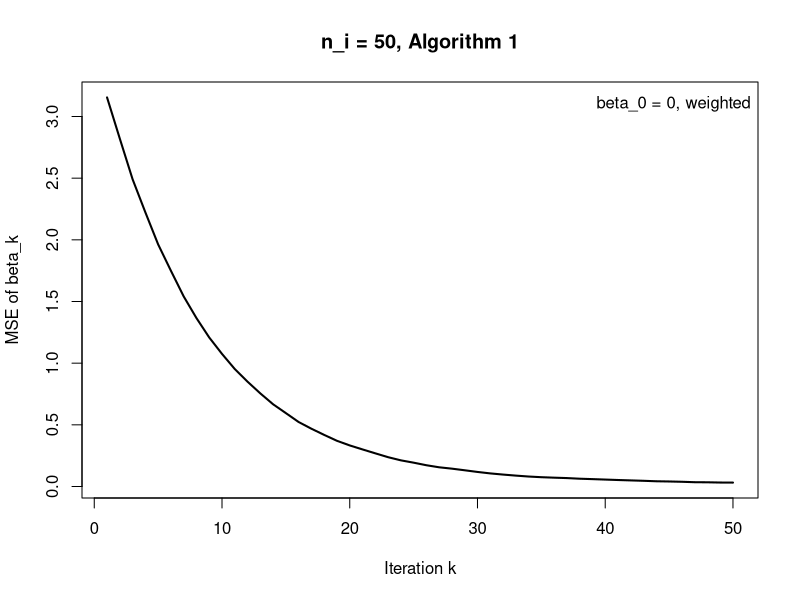
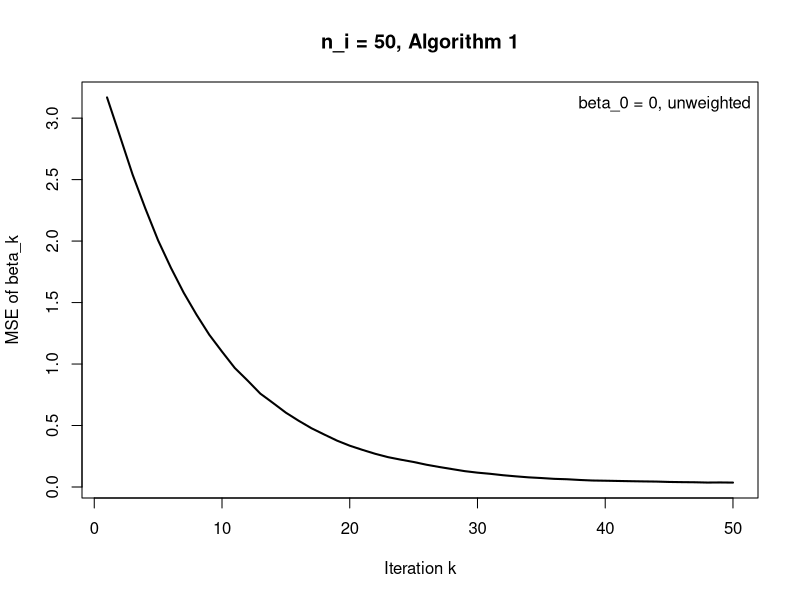
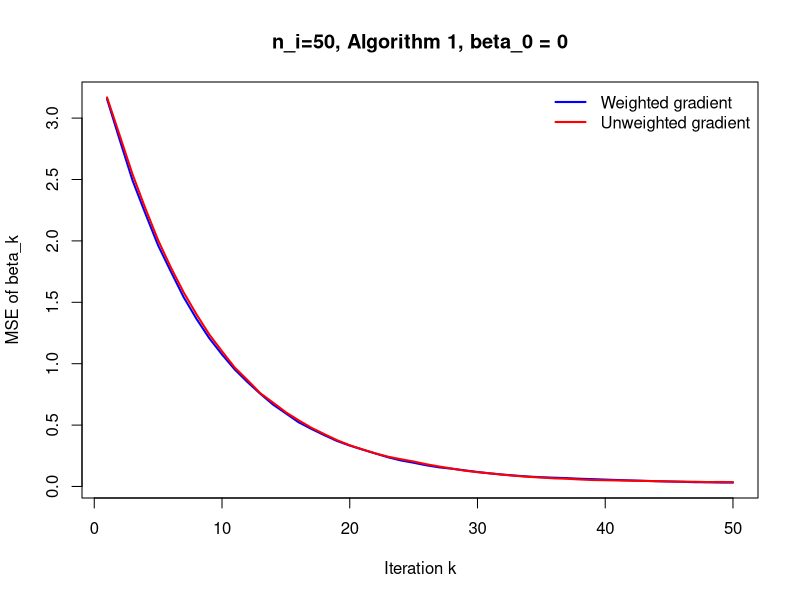

Recreate these plots in R, in order. (Note: a time limit stopped this script after it produced the figures.)
## ---- chunk 1
knitr::opts_chunk$set(echo = TRUE)
## ---- chunk 2
library(dplyr)
## ---- chunk 3
set.seed(1028)

# Define the number of simulation
num_sim <- 100
## ---- chunk 4
# Generate the Poisson data: the design matrix X and counts y
generate_data <- function(N,beta_true,sigma_c){
  
  # p dimension of the parameters 
  p = length(beta_true)
  
  # Generate the covariate matrix
  C <- matrix(rnorm(N*(p-1),mean = 0, sd = sigma_c), nrow = N, ncol = p-1)
  
  # Add the intercept to get the design matrix X
  X <- cbind(1,C)
  
  # Find the linear predictor
  linear_predictor <- as.numeric(X %*% beta_true)
  
  # Find the mean (lambda)
  lambda_value <- exp(linear_predictor)
  
  # Generate the counts y
  y <- rpois(N, lambda = lambda_value)
  
  return(list(X=X,y=y))
}
## ---- chunk 5
# Find the gradient of rho for a single point (one data point in a client)
gradient_rho_single <- function(x_ij,y_ij,beta){
  lambda_ij <- exp(sum(x_ij*beta))
  g <- x_ij*(lambda_ij - y_ij)
  return(as.numeric(g))
}
# Find its norm
gradient_rho_single_norm <- function(x_ij, y_ij, beta) {
  lambda_ij <- exp(sum(x_ij * beta))
  g <- x_ij * (lambda_ij - y_ij)
  return(sqrt(sum(g^2)))  # L2 norm
}

# Gradient Clipping
clipped_gradient <- function(g,B){
  norm_g <- sqrt(sum(g^2))
  if (norm_g > B){
    return(g*(B/norm_g))
  } else {
    return(g)
  }
}
## ---- chunk 6
# Split the pooled dataset into m clients with their corresponding sample size
split_client <- function(X,y,client_ni){
  # client_ni is a vector that include the local sample size for each client.
  # Assign the first n1 rows to client 1; 
  # then the n1+1 to n1+n2 th row to client 2,...,until client m
  
  # Extract the starting row for each client
  starts <- c(1, head(cumsum(client_ni)+1,-1))
  
  # Extract the ending row for each client
  ends <- cumsum(client_ni)
  
  # Store all the clients into a list. 
  # For i=1,...,m, client i has its design matrix Xi and response yi
  client_list <- vector("list", length(client_ni))
  for (i in 1:length(client_ni)){
    client_list[[i]] <- list(X = X[starts[i]:ends[i], , drop = FALSE],
                             y = y[starts[i]:ends[i]])
  }
  
  return(client_list)
}
## ---- chunk 7
# Calculate the mse of beta_hat
mse_beta <- function(beta_hat, beta_true) {
  return(mean((beta_hat - beta_true)^2))
}
## ---- chunk 8
# Define the true parameters
beta_true <- c(1,2,-1,3)

# p dimension of the parameters 
p <- length(beta_true)

# Covariate matrix (used for generating the design matrix X)
sigma_c <- 0.2

# Privacy budget
mu <- 2
## ---- chunk 9
# K is the number of iterations
K <- 50

eta <- 0.5

# B will be defined as the 90th percentile of norms of the gradients
## ---- chunk 10
# Define \betaˆ{k+1} in Algorithm 1
update_beta_AG1 <- function(last_beta,eta,mu,client_Bi,K,client_list,client_ni){
  
  p = length(last_beta)
  m = length(client_list)
  
  
  # Define gradient matrix which is a m X p matrix
  private_gradient_matrix <- matrix(NA_real_, nrow = m, ncol = p)
  
  # Step 2 in Algorithm 1
  for (i in 1:m) {
    ni <- client_ni[i]
    # a.(i) Client i computes its gradients for the all the local data
    all_local_gradients_at_client_i <- matrix(NA_real_,nrow = ni, ncol = p)
    # Calculate the gradient for each data point in client i
    for (j in 1:ni){
      X_ij <- client_list[[i]]$X[j, ]
      y_ij <- client_list[[i]]$y[j]
      g_ij <- gradient_rho_single(X_ij, y_ij, last_beta)
      all_local_gradients_at_client_i[j, ] <- clipped_gradient(g_ij, client_Bi[i])
    }
    avg_gi = colMeans(all_local_gradients_at_client_i)
    
    sum_ni_square = sqrt(sum(client_ni^2))
  
    # a.(ii)Set the private scale
    mult_i <- 2*client_Bi[i]*sqrt(K)/(mu*sum_ni_square) 
    # Find noise_i for client i
    Zi <- rnorm(p)
    noise_i <- mult_i*Zi
    
    # a.(iii) Client i sends the privatized gradients
    private_gradient_matrix[i, ] <- avg_gi+noise_i
  }
  
    # b. Server takes the weighted average of all private gradient sent by each client
    weight_ni <- client_ni/sum(client_ni)
    g_tilde <- as.numeric(t(weight_ni) %*% private_gradient_matrix)
  
    # c. update beta
    new_beta <- last_beta - eta*g_tilde 
    return(as.numeric(new_beta))
}
## ---- chunk 11
# Define \betaˆ{k+1} in Algorithm 1
update_beta_AG1_not_weighted <- function(last_beta,eta,mu,client_Bi,K,client_list,client_ni){
  
  p = length(last_beta)
  m = length(client_list)
  
  
  # Define gradient matrix which is a m X p matrix
  private_gradient_matrix <- matrix(NA_real_, nrow = m, ncol = p)
  
  # Step 2 in Algorithm 1
  for (i in 1:m) {
    ni <- client_ni[i]
    # a.(i) Client i computes its gradients for the all the local data
    all_local_gradients_at_client_i <- matrix(NA_real_,nrow = ni, ncol = p)
    # Calculate the gradient for each data point in client i
    for (j in 1:ni){
      X_ij <- client_list[[i]]$X[j, ]
      y_ij <- client_list[[i]]$y[j]
      g_ij <- gradient_rho_single(X_ij, y_ij, last_beta)
      all_local_gradients_at_client_i[j, ] <- clipped_gradient(g_ij, client_Bi[i])
    }
    avg_gi = colMeans(all_local_gradients_at_client_i)
  
    # a.(ii)Set the private scale
    mult_i <- 2*client_Bi[i]*sqrt(K)/(mu*ni*sqrt(m)) 
    # Find noise_i for client i
    Zi <- rnorm(p)
    noise_i <- mult_i*Zi
    
    # a.(iii) Client i sends the privatized gradients
    private_gradient_matrix[i, ] <- avg_gi+noise_i
  }
  
    # b. Server takes the average of all private gradient sent by each client
    g_tilde <- colMeans(private_gradient_matrix)
  
    # c. update beta
    new_beta <- last_beta - eta*g_tilde 
    return(as.numeric(new_beta))
}
## ---- chunk 12
client_ni_11 <- c(50,50,50,50,50,50,50,50,50,50)
N11 <- sum(client_ni_11)
## ---- chunk 13
# Create an initial matrix to store all the simulation results
sim_results_mse_mat111 <- matrix(NA_real_,nrow = num_sim,ncol = K)

for (sim_i in 1:num_sim){
  # Set the initial value beta_0 as 0
  beta_0 <- rep(0,p)
  beta_path <- matrix(NA_real_,nrow = K+1, ncol = p)
  beta_path[1, ] <- beta_0
  mse_path <- rep(NA_real_,K+1)
  
  # Generate data and split them into m clients
  data_sim_i <- generate_data(N11, beta_true, sigma_c) 
  clients_sim_i <- split_client(data_sim_i$X, data_sim_i$y, client_ni_11)
  
  m = length(clients_sim_i)
  
  # Step 1 
  # 1.(i)Find Bi
  client_Bi <- rep(NA_real_,m)
  for (i in 1:m) {
    all_local_gradient_norm_at_client_i <- rep(NA_real_,client_ni_11[i])
    # Calculate the norm of each local gradient
    for (j in 1:client_ni_11[i]){
      X_ij <- clients_sim_i[[i]]$X[j, ]
      y_ij <- clients_sim_i[[i]]$y[j]
      g_norm_ij <- gradient_rho_single_norm(X_ij, y_ij, beta_0)
      all_local_gradient_norm_at_client_i[j] <- g_norm_ij
    }
    # Let B be the 90th percentile of the norms
    Bi <- as.numeric(quantile(all_local_gradient_norm_at_client_i, probs = 0.9))
    client_Bi[i] <- Bi
  }

  for (k in 1:K){
    beta_path[k+1, ] <- update_beta_AG1(as.numeric(beta_path[k,]),eta,
                                       mu,client_Bi,K,clients_sim_i,client_ni_11)
    mse_path[k+1] <- mse_beta(as.numeric(beta_path[k+1,]),beta_true)
  }
  
  # Store the results
  sim_results_mse_mat111[sim_i, ] <- mse_path[-1]
}
## ---- chunk 14
# Plot mse vs k
plot_mse_path <- colMeans(sim_results_mse_mat111)
plot(1:K, plot_mse_path, type = "l", lwd = 2,
     xlab = "Iteration k",
     ylab = "MSE of beta_k",
     main = "n_i = 50, Algorithm 1")
legend("topright", legend = c("beta_0 = 0, weighted"), bty = "n")
## ---- chunk 15
# Create an initial matrix to store all the simulation results
sim_results_mse_mat111_unweighted <- matrix(NA_real_,nrow = num_sim,ncol = K)

for (sim_i in 1:num_sim){
  # Set the initial value beta_0 as 0
  beta_0 <- rep(0,p)
  beta_path <- matrix(NA_real_,nrow = K+1, ncol = p)
  beta_path[1, ] <- beta_0
  mse_path <- rep(NA_real_,K+1)
  
  # Generate data and split them into m clients
  data_sim_i <- generate_data(N11, beta_true, sigma_c) 
  clients_sim_i <- split_client(data_sim_i$X, data_sim_i$y, client_ni_11)
  
  m = length(clients_sim_i)
  
  # Step 1 
  # 1.(i)Find Bi
  client_Bi <- rep(NA_real_,m)
  for (i in 1:m) {
    all_local_gradient_norm_at_client_i <- rep(NA_real_,client_ni_11[i])
    # Calculate the norm of each local gradient
    for (j in 1:client_ni_11[i]){
      X_ij <- clients_sim_i[[i]]$X[j, ]
      y_ij <- clients_sim_i[[i]]$y[j]
      g_norm_ij <- gradient_rho_single_norm(X_ij, y_ij, beta_0)
      all_local_gradient_norm_at_client_i[j] <- g_norm_ij
    }
    # Let B be the 90th percentile of the norms
    Bi <- as.numeric(quantile(all_local_gradient_norm_at_client_i, probs = 0.9))
    client_Bi[i] <- Bi
  }

  for (k in 1:K){
    beta_path[k+1, ] <- update_beta_AG1_not_weighted(as.numeric(beta_path[k,]),eta,
                                       mu,client_Bi,K,clients_sim_i,client_ni_11)
    mse_path[k+1] <- mse_beta(as.numeric(beta_path[k+1,]),beta_true)
  }
  
  # Store the results
  sim_results_mse_mat111_unweighted[sim_i, ] <- mse_path[-1]
}
## ---- chunk 16
# Plot mse vs k
plot_mse_path_unweighted <- colMeans(sim_results_mse_mat111_unweighted)
plot(1:K, plot_mse_path_unweighted, type = "l", lwd = 2,
     xlab = "Iteration k",
     ylab = "MSE of beta_k",
     main = "n_i = 50, Algorithm 1")
legend("topright", legend = c("beta_0 = 0, unweighted"), bty = "n")
## ---- chunk 17
matplot(1:K, cbind(plot_mse_path, plot_mse_path_unweighted),
        type = "l", lty = 1, lwd = 2, col = c("blue", "red"),
        xlab = "Iteration k", ylab = "MSE of beta_k", 
        main = "n_i=50, Algorithm 1, beta_0 = 0"
       )

legend("topright", legend = c("Weighted gradient", "Unweighted gradient"),
       col = c("blue", "red"), lty = 1, lwd = 2, bty = "n"
      )
## ---- chunk 18
m = 10
client_ni_12 <- sample(20:80,m,replace = TRUE)
N12 <- sum(client_ni_12)
## ---- chunk 19
# Create an initial matrix to store all the simulation results
sim_results_mse_mat121 <- matrix(NA_real_,nrow = num_sim,ncol = K)

for (sim_i in 1:num_sim){
  # Set the initial value beta_0 as 0
  beta_0 <- rep(0,p)
  beta_path <- matrix(NA_real_,nrow = K+1, ncol = p)
  beta_path[1, ] <- beta_0
  mse_path <- rep(NA_real_,K+1)
  
  # Generate data and split them into m clients
  data_sim_i <- generate_data(N12, beta_true, sigma_c) 
  clients_sim_i <- split_client(data_sim_i$X, data_sim_i$y, client_ni_12)
  
  m = length(clients_sim_i)
  
  # Find Bi
  client_Bi <- rep(NA_real_,m)
  for (i in 1:m) {
    all_local_gradient_norm_at_client_i <- rep(NA_real_,client_ni_12[i])
    # Calculate the norm of each local gradient
    for (j in 1:client_ni_12[i]){
      X_ij <- clients_sim_i[[i]]$X[j, ]
      y_ij <- clients_sim_i[[i]]$y[j]
      g_norm_ij <- gradient_rho_single_norm(X_ij, y_ij, beta_0)
      all_local_gradient_norm_at_client_i[j] <- g_norm_ij
    }
    # Let B be the 90th percentile of the norms
    Bi <- as.numeric(quantile(all_local_gradient_norm_at_client_i, probs = 0.9))
    client_Bi[i] <- Bi
  }

  for (k in 1:K){
    beta_path[k+1, ] <- update_beta_AG1(as.numeric(beta_path[k,]),eta,
                                       mu,client_Bi,K,clients_sim_i,client_ni_12)
    mse_path[k+1] <- mse_beta(as.numeric(beta_path[k+1,]),beta_true)
  }
  
  # Store the results
  sim_results_mse_mat121[sim_i, ] <- mse_path[-1]
}
## ---- chunk 20
# Plot mse vs k
plot_mse_path121 <- colMeans(sim_results_mse_mat121)
plot(1:K, plot_mse_path121, type = "l", lwd = 2,
     xlab = "Iteration k",
     ylab = "MSE of beta_k",
     main = "n_i = sample[20:80], Algorithm 1")
legend("topright", legend = c("beta_0 = 0, weighted"), bty = "n")
## ---- chunk 21
# Create an initial matrix to store all the simulation results
sim_results_mse_mat121_not_weighted <- matrix(NA_real_,nrow = num_sim,ncol = K)

for (sim_i in 1:num_sim){
  # Set the initial value beta_0 as 0
  beta_0 <- rep(0,p)
  beta_path <- matrix(NA_real_,nrow = K+1, ncol = p)
  beta_path[1, ] <- beta_0
  mse_path <- rep(NA_real_,K+1)
  
  # Generate data and split them into m clients
  data_sim_i <- generate_data(N12, beta_true, sigma_c) 
  clients_sim_i <- split_client(data_sim_i$X, data_sim_i$y, client_ni_12)
  
  m = length(clients_sim_i)
  
  # Find Bi
  client_Bi <- rep(NA_real_,m)
  for (i in 1:m) {
    all_local_gradient_norm_at_client_i <- rep(NA_real_,client_ni_12[i])
    # Calculate the norm of each local gradient
    for (j in 1:client_ni_12[i]){
      X_ij <- clients_sim_i[[i]]$X[j, ]
      y_ij <- clients_sim_i[[i]]$y[j]
      g_norm_ij <- gradient_rho_single_norm(X_ij, y_ij, beta_0)
      all_local_gradient_norm_at_client_i[j] <- g_norm_ij
    }
    # Let B be the 90th percentile of the norms
    Bi <- as.numeric(quantile(all_local_gradient_norm_at_client_i, probs = 0.9))
    client_Bi[i] <- Bi
  }

  for (k in 1:K){
    beta_path[k+1, ] <- update_beta_AG1_not_weighted(as.numeric(beta_path[k,]),eta,
                                       mu,client_Bi,K,clients_sim_i,client_ni_12)
    mse_path[k+1] <- mse_beta(as.numeric(beta_path[k+1,]),beta_true)
  }
  
  # Store the results
  sim_results_mse_mat121_not_weighted[sim_i, ] <- mse_path[-1]
}
## ---- chunk 22
# Plot mse vs k
plot_mse_path_not_weighted <- colMeans(sim_results_mse_mat121_not_weighted)
plot(1:K, plot_mse_path_not_weighted, type = "l", lwd = 2,
     xlab = "Iteration k",
     ylab = "MSE of beta_k",
     main = "n_i = sample[20:80], Algorithm 1")
legend("topright", legend = c("beta_0 = 0, unweighted"), bty = "n")
## ---- chunk 23
matplot(1:K, cbind(plot_mse_path121, plot_mse_path_not_weighted),
        type = "l", lty = 1, lwd = 2, col = c("blue","red"),
        xlab = "Iteration k", ylab = "MSE of beta_k",
        main = "n_i = sample[20:80], Algorithm 1, beta_0 = 0"
       )

legend("topright", legend = c("Weighted gradient", "Unweighted gradient"),
        col = c("blue", "red"), lty = 1, lwd = 2, bty = "n"
       )
## ---- chunk 24
# Define \betaˆ{k+1} in Algorithm 1 applied in stage II of Algorithm 2
update_beta_AG1_in_AG2 <- function(last_beta,eta,mu,client_Bi,K,client_list,client_ni){
  
  p = length(last_beta)
  m = length(client_list)
  
  # Define gradient matrix which is a m X p matrix
  private_gradient_matrix <- matrix(NA_real_, nrow = m, ncol = p)
  
  # Step 2 in Algorithm 1
  for (i in 1:m) {
    ni <- client_ni[i]
    # a.(i) Client i computes its gradients for the all the local data
    all_local_gradients_at_client_i <- matrix(NA_real_,nrow = ni, ncol = p)
    # Calculate the gradient for each data point in client i
    for (j in 1:ni){
      X_ij <- client_list[[i]]$X[j, ]
      y_ij <- client_list[[i]]$y[j]
      g_ij <- gradient_rho_single(X_ij, y_ij, last_beta)
      all_local_gradients_at_client_i[j, ] <- clipped_gradient(g_ij, client_Bi[i])
    }
    avg_gi = colMeans(all_local_gradients_at_client_i)
    
    sum_ni_square = sqrt(sum(client_ni^2))
  
    # a.(ii)Set the private scale
    mult_i <- 2*client_Bi[i]*sqrt(2*K)/(mu*sum_ni_square) 
    # Find noise_i for client i
    Zi <- rnorm(p)
    noise_i <- mult_i*Zi
    
    # a.(iii) Client i sends the privatized gradients
    private_gradient_matrix[i, ] <- avg_gi+noise_i
  }
  
    # b. Server takes the weighted average of all private 
    # gradient sent by each client
    weight_ni <- client_ni/sum(client_ni)
    g_tilde <- as.numeric(t(weight_ni) %*% private_gradient_matrix)
  
    # c. update beta
    new_beta <- last_beta - eta*g_tilde 
    return(as.numeric(new_beta))
}
## ---- chunk 25
AG1_in_AG2 <- function(client_list, client_ni, K2, eta2, mu, beta_0) {
  
  m <- length(client_list)
  p <- length(beta_0)
  
  # Set the initial value
  beta_path <- matrix(NA_real_, nrow = K2+1, ncol = p)
  beta_path[1, ] <- beta_0
  
  # Find Bi
  client_Bi <- rep(NA_real_,m)
  for (i in 1:m) {
    all_local_gradient_norm_at_client_i <- rep(NA_real_,client_ni[i])
    # Calculate the norm of each local gradient
    for (j in 1:client_ni[i]){
      X_ij <- client_list[[i]]$X[j, ]
      y_ij <- client_list[[i]]$y[j]
      g_norm_ij <- gradient_rho_single_norm(X_ij, y_ij, beta_0)
      all_local_gradient_norm_at_client_i[j] <- g_norm_ij
    }
    # Let B be the 90th percentile of the norms
    Bi <- as.numeric(quantile(all_local_gradient_norm_at_client_i, probs = 0.9))
    client_Bi[i] <- Bi
  }
  
  # K2 iterations
    for (k in 1:K2){
    beta_path[k+1, ] <- update_beta_AG1_in_AG2(as.numeric(beta_path[k,]),eta2,
                                       mu,client_Bi,K2,client_list,client_ni)
  }
  return(beta_path)
}
## ---- chunk 26
# Define \betaˆ{k+1} in Algorithm 1 applied in stage II of Algorithm 2
update_beta_AG1_in_AG2_unweighted <- function(last_beta,eta,mu,client_Bi,K,client_list,client_ni){
  
  p = length(last_beta)
  m = length(client_list)
  
  # Define gradient matrix which is a m X p matrix
  private_gradient_matrix <- matrix(NA_real_, nrow = m, ncol = p)
  
  # Step 2 in Algorithm 1
  for (i in 1:m) {
    ni <- client_ni[i]
    # a.(i) Client i computes its gradients for the all the local data
    all_local_gradients_at_client_i <- matrix(NA_real_,nrow = ni, ncol = p)
    # Calculate the gradient for each data point in client i
    for (j in 1:ni){
      X_ij <- client_list[[i]]$X[j, ]
      y_ij <- client_list[[i]]$y[j]
      g_ij <- gradient_rho_single(X_ij, y_ij, last_beta)
      all_local_gradients_at_client_i[j, ] <- clipped_gradient(g_ij, client_Bi[i])
    }
    avg_gi = colMeans(all_local_gradients_at_client_i)
  
    # a.(ii)Set the private scale
    mult_i <- 2*client_Bi[i]*sqrt(2*K)/(mu*ni*sqrt(m)) 
    # Find noise_i for client i
    Zi <- rnorm(p)
    noise_i <- mult_i*Zi
    
    # a.(iii) Client i sends the privatized gradients
    private_gradient_matrix[i, ] <- avg_gi+noise_i
  }
  
    # b. Server takes the average of all private gradient sent by each client
    g_tilde <- colMeans(private_gradient_matrix)
  
    # c. update beta
    new_beta <- last_beta - eta*g_tilde 
    return(as.numeric(new_beta))
}
## ---- chunk 27
AG1_in_AG2_unweighted <- function(client_list, client_ni, K2, eta2, mu, beta_0) {
  
  m <- length(client_list)
  p <- length(beta_0)
  
  # Set the initial value
  beta_path <- matrix(NA_real_, nrow = K2+1, ncol = p)
  beta_path[1, ] <- beta_0
  
  # Find Bi
  client_Bi <- rep(NA_real_,m)
  for (i in 1:m) {
    all_local_gradient_norm_at_client_i <- rep(NA_real_,client_ni[i])
    # Calculate the norm of each local gradient
    for (j in 1:client_ni[i]){
      X_ij <- client_list[[i]]$X[j, ]
      y_ij <- client_list[[i]]$y[j]
      g_norm_ij <- gradient_rho_single_norm(X_ij, y_ij, beta_0)
      all_local_gradient_norm_at_client_i[j] <- g_norm_ij
    }
    # Let B be the 90th percentile of the norms
    Bi <- as.numeric(quantile(all_local_gradient_norm_at_client_i, probs = 0.9))
    client_Bi[i] <- Bi
  }
  
  # K2 iterations
    for (k in 1:K2){
    beta_path[k+1, ] <- update_beta_AG1_in_AG2_unweighted(as.numeric(beta_path[k,]),eta2,
                                       mu,client_Bi,K2,client_list,client_ni)
  }
  
  return(beta_path)
}
## ---- chunk 28
eta_1 = 0.2
K1 = 50
m = 10
mu = 2
eta_2 = 0.5
K2 = 50
## ---- chunk 29
# For one client, update the beta in K1 iterations
update_local_beta_AG2_stageI <- function(last_beta, eta_1, mu, 
                                         B, K1, X_i, y_i,m){

  
  p = length(last_beta)
  n = length(y_i)
  
  # Find the gradient for every data point in client i
  all_local_gradients_at_client_i <- matrix(NA_real_,nrow = n, ncol = p)
    # Calculate the norm of each local gradient
    for (j in 1:n){
      X_ij <- X_i[j, ]
      y_ij <- y_i[j]
      g_ij <- gradient_rho_single(X_ij, y_ij, last_beta)
      all_local_gradients_at_client_i[j, ] <- clipped_gradient(g_ij, B)
    }
  g_tilde <- colMeans(all_local_gradients_at_client_i)
  
  # noise
  # Set privacy scales
  a = 2*B*eta_1*sqrt(2*m*K1)/(mu*n)
  Z0 <- rnorm(p,0,1)
  noise <- a*Z0
  
  # update beta
  new_beta <- last_beta - eta_1*g_tilde + noise
  return(as.numeric(new_beta))
}
## ---- chunk 30
all_local_beta_K1_AG2_stageI <- function(client_list,eta_1,mu,K1){
  
  # Find the local sample size for each client
  client_ni = rep(NA_real_, length(client_list))
  for (client_i in 1:length(client_list)){
    client_ni[client_i] = length(client_list[[client_i]]$y)
  }
  
  m = length(client_list)
  p = dim(client_list[[1]]$X)[2]
  
  # store the local beta_K1 for all clients
  local_beta_k1_results <- matrix(NA_real_, nrow = m, ncol = p)
  
  for (i in 1:length(client_list)){
    # Initialization beta_0 = 0
    beta_0 <- rep(0,p)
    
    # Define Bi
    all_local_gradient_norm_at_client_i <- rep(NA_real_,client_ni[i])
    # Calculate the norm of each local gradient
    for (j in 1:client_ni[i]){
      X_ij <- client_list[[i]]$X[j, ]
      y_ij <- client_list[[i]]$y[j]
      g_norm_ij <- gradient_rho_single_norm(X_ij, y_ij, beta_0)
      all_local_gradient_norm_at_client_i[j] <- g_norm_ij
    }
    # Let B be the 90th percentile of the norms
    Bi <- as.numeric(quantile(all_local_gradient_norm_at_client_i, probs = 0.9))
    
    local_beta_path_client_i <- matrix(NA_real_,nrow = K1+1, ncol = p)
    local_beta_path_client_i[1, ] <- beta_0
    
    # Local K1 iterations
    for (t in 1:K1){
      local_beta_path_client_i[t+1, ] <- update_local_beta_AG2_stageI(local_beta_path_client_i[t, ], eta_1, mu, Bi,
                             K1, client_list[[i]]$X,client_list[[i]]$y,m)
    }
    
    local_beta_k1_results[i, ] <- local_beta_path_client_i[K1+1, ]
  }
  
  return(local_beta_k1_results)
}
## ---- chunk 31
client_ni_21 = rep(50,m)
N21 <- sum(client_ni_21)
## ---- chunk 32
# Store the simulation results
server_beta_K2_mse_sim_result_21 <- matrix(NA_real_, nrow = num_sim, ncol = K2)

for (sim_i in 1:num_sim){
  # Generate data and split them into m clients
  data_sim_i <- generate_data(N21, beta_true, sigma_c)
  clients_sim_i <- split_client(data_sim_i$X, data_sim_i$y, client_ni_21)
  
  # Stage I: K1 local iterations on each client, applying private gradient descent.
  local_beta_K1_results <- all_local_beta_K1_AG2_stageI(clients_sim_i,eta_1,mu,K1)
  
  # Stage II: Server takes the averages and set the private initialization
  beta_0_stageII <- colMeans(local_beta_K1_results)
  
  # Stage II: Run Algorithm 1 for K2 iterations with the private initialization
  beta_path_stageII <- AG1_in_AG2(clients_sim_i, client_ni_21, K2, 
                                  eta_2, mu, beta_0_stageII)

  # MSE path for beta_k in the server
  mse_path <- rep(NA_real_, K2)
  for (k in 1:K2) {
    b_k <- beta_path_stageII[k + 1, ]  
    mse_path[k] <- mse_beta(b_k, beta_true)
  }
  server_beta_K2_mse_sim_result_21[sim_i, ] <- mse_path
}
## ---- chunk 33
# Plot mse vs k
plot_mse_path21 <- colMeans(server_beta_K2_mse_sim_result_21)
plot(1:K2, plot_mse_path21, type = "l", lwd = 2,
     xlab = "Iteration k",
     ylab = "MSE of beta_k",
     main = "n_i = 50, Algorithm 2")
legend("topright", legend = c("Weighted"), bty = "n")
## ---- chunk 34
# Store the simulation results
server_beta_K2_mse_sim_result_21_unweighted <- matrix(NA_real_, nrow = num_sim, ncol = K2)

for (sim_i in 1:num_sim){
  # Generate data and split them into m clients
  data_sim_i <- generate_data(N21, beta_true, sigma_c)
  clients_sim_i <- split_client(data_sim_i$X, data_sim_i$y, client_ni_21)
  
  # Stage I: K1 local iterations on each client, applying private gradient descent.
  local_beta_K1_results <- all_local_beta_K1_AG2_stageI(clients_sim_i,eta_1,mu,K1)
  
  # Stage II: Server takes the averages and set the private initialization
  beta_0_stageII <- colMeans(local_beta_K1_results)
  
  # Stage II: Run Algorithm 1 for K2 iterations with the private initialization
  beta_path_stageII <- AG1_in_AG2_unweighted(clients_sim_i, client_ni_21, K2, 
                                  eta_2, mu, beta_0_stageII)

  # MSE path for beta_k in the server
  mse_path <- rep(NA_real_, K2)
  for (k in 1:K2) {
    b_k <- beta_path_stageII[k + 1, ]  
    mse_path[k] <- mse_beta(b_k, beta_true)
  }
  server_beta_K2_mse_sim_result_21_unweighted[sim_i, ] <- mse_path
}
## ---- chunk 35
# Plot mse vs k
plot_mse_path21_unweighted <- colMeans(server_beta_K2_mse_sim_result_21_unweighted)
plot(1:K2, plot_mse_path21_unweighted, type = "l", lwd = 2,
     xlab = "Iteration k",
     ylab = "MSE of beta_k",
     main = "n_i = 50, Algorithm 2")
legend("topright", legend = c("Unweighted"), bty = "n")
## ---- chunk 36
matplot(1:K2, cbind(plot_mse_path21,plot_mse_path21_unweighted),
        type = "l", lty = 1, lwd = 2, col = c("blue","red"),
        xlab = "Iteration k", ylab = "MSE of beta_k",
        main = "n_i = 50, Algorithm 2"
        )

legend("topright", legend = c("Weighted gradient", "Unweighted gradient"),
       col = c("blue","red"), lty = 1, lwd = 2, bty = "n"
      )
## ---- chunk 37
client_ni_22 = sample(20:80,m,replace = TRUE)
N22 <- sum(client_ni_22)
## ---- chunk 38
# Store the simulation results
server_beta_K2_mse_sim_result_22 <- matrix(NA_real_, nrow = num_sim, ncol = K2)

for (sim_i in 1:num_sim){
  # Generate data and split them into m clients
  data_sim_i <- generate_data(N22, beta_true, sigma_c)
  clients_sim_i <- split_client(data_sim_i$X, data_sim_i$y, client_ni_22)
  
  # Stage I: K1 local iterations on each client, applying private gradient descent.
  local_beta_K1_results <- all_local_beta_K1_AG2_stageI(clients_sim_i,eta_1,mu,K1)
  
  # Stage II: Server takes the averages and set the private initialization
  beta_0_stageII <- colMeans(local_beta_K1_results)
  
  # Stage II: Run Algorithm 1 for K2 iterations with the private initialization
  beta_path_stageII <- AG1_in_AG2(clients_sim_i, client_ni_22, K2, 
                                  eta_2, mu, beta_0_stageII)

  # MSE path for beta_k in the server
  mse_path <- rep(NA_real_, K2)
  for (k in 1:K2) {
    b_k <- beta_path_stageII[k + 1, ]  
    mse_path[k] <- mse_beta(b_k, beta_true)
  }
  server_beta_K2_mse_sim_result_22[sim_i, ] <- mse_path
}
## ---- chunk 39
# Plot mse vs k
plot_mse_path22 <- colMeans(server_beta_K2_mse_sim_result_22)
plot(1:K2, plot_mse_path22, type = "l", lwd = 2,
     xlab = "Iteration k",
     ylab = "MSE of beta_k",
     main = "n_i = sample[20:80], Algorithm 2")
legend("topright", legend = c("weighted"), bty = "n")
## ---- chunk 40
# Store the simulation results
server_beta_K2_mse_sim_result_22_unweighted <- matrix(NA_real_, nrow = num_sim, ncol = K2)

for (sim_i in 1:num_sim){
  # Generate data and split them into m clients
  data_sim_i <- generate_data(N22, beta_true, sigma_c)
  clients_sim_i <- split_client(data_sim_i$X, data_sim_i$y, client_ni_22)
  
  # Stage I: K1 local iterations on each client, applying private gradient descent.
  local_beta_K1_results <- all_local_beta_K1_AG2_stageI(clients_sim_i,eta_1,mu,K1)
  
  # Stage II: Server takes the averages and set the private initialization
  beta_0_stageII <- colMeans(local_beta_K1_results)
  
  # Stage II: Run Algorithm 1 for K2 iterations with the private initialization
  beta_path_stageII <- AG1_in_AG2_unweighted(clients_sim_i, client_ni_22, K2, 
                                  eta_2, mu, beta_0_stageII)

  # MSE path for beta_k in the server
  mse_path <- rep(NA_real_, K2)
  for (k in 1:K2) {
    b_k <- beta_path_stageII[k + 1, ]  
    mse_path[k] <- mse_beta(b_k, beta_true)
  }
  server_beta_K2_mse_sim_result_22_unweighted[sim_i, ] <- mse_path
}
## ---- chunk 41
# Plot mse vs k
plot_mse_path22_unweighted <- colMeans(server_beta_K2_mse_sim_result_22_unweighted)
plot(1:K2, plot_mse_path22_unweighted, type = "l", lwd = 2,
     xlab = "Iteration k",
     ylab = "MSE of beta_k",
     main = "n_i = sample[20:80], Algorithm 2")
legend("topright", legend = c("unweighted"), bty = "n")
## ---- chunk 42
matplot(1:K2, cbind(plot_mse_path22,plot_mse_path22_unweighted),
        type = "l", lty = 1, lwd = 2, col = c("blue","red"),
        xlab = "Iteration k", ylab = "MSE of beta_k",
        main = "n_i = sample[20:80], Algorithm 2"
        )

legend("topright", legend = c("Weighted gradient", "Unweighted gradient"),
       col = c("blue","red"), lty = 1, lwd = 2, bty = "n"
      )
